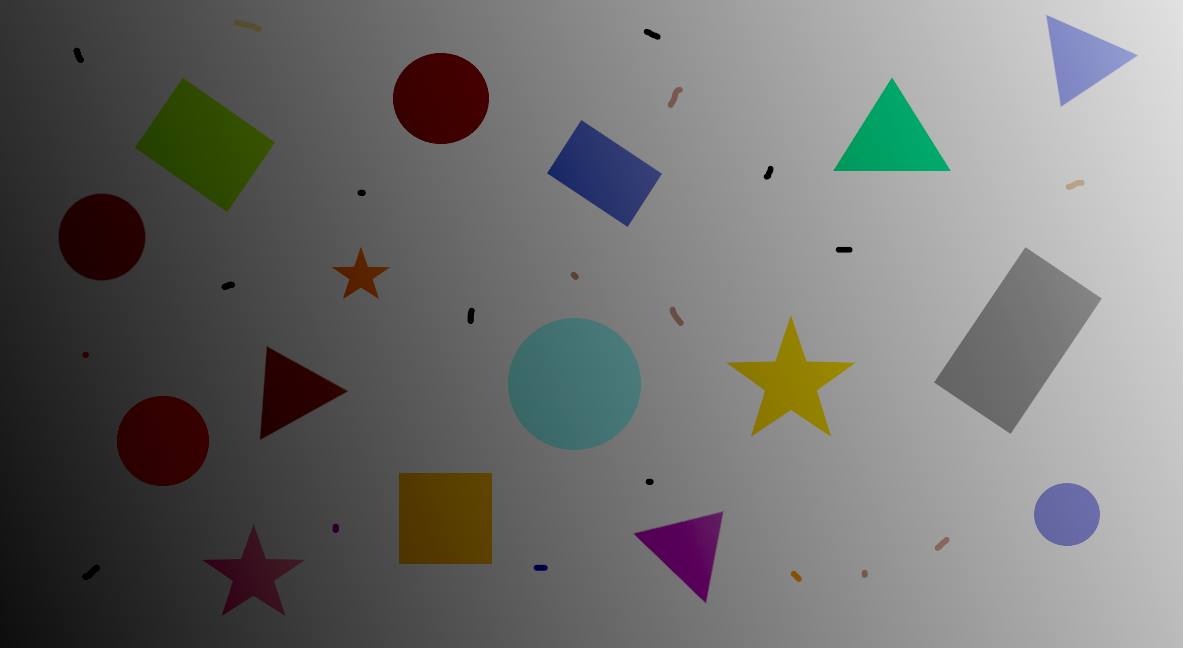
%> input picture cviko6/tvary.png, 1183 x 648 px
$ octave cv6.m   (GNU Octave 9; MATLAB toolbox functions it lacks are replaced by stand-ins)
%> lines starting %> are read from the running program, lines starting %| are printed output that depends on the picture; in (x1, y1, x2, y2) boxes, pixels count from 0 and x2, y2 are one past the last pixel; in counts of white or black regions, pixels touching at a corner belong together; the program's own positions count from 1
%% Cviko 6

A = imread('tvary.png');
%> A is the input picture: size 648x1183x3 uint8; mean R, G, B 112.9, 112.8, 111.3
A = im2gray(A);
%> A: size 648x1183 uint8
Ab = imbinarize(A,'adaptive','ForegroundPolarity','dark','Sensitivity',0.55);
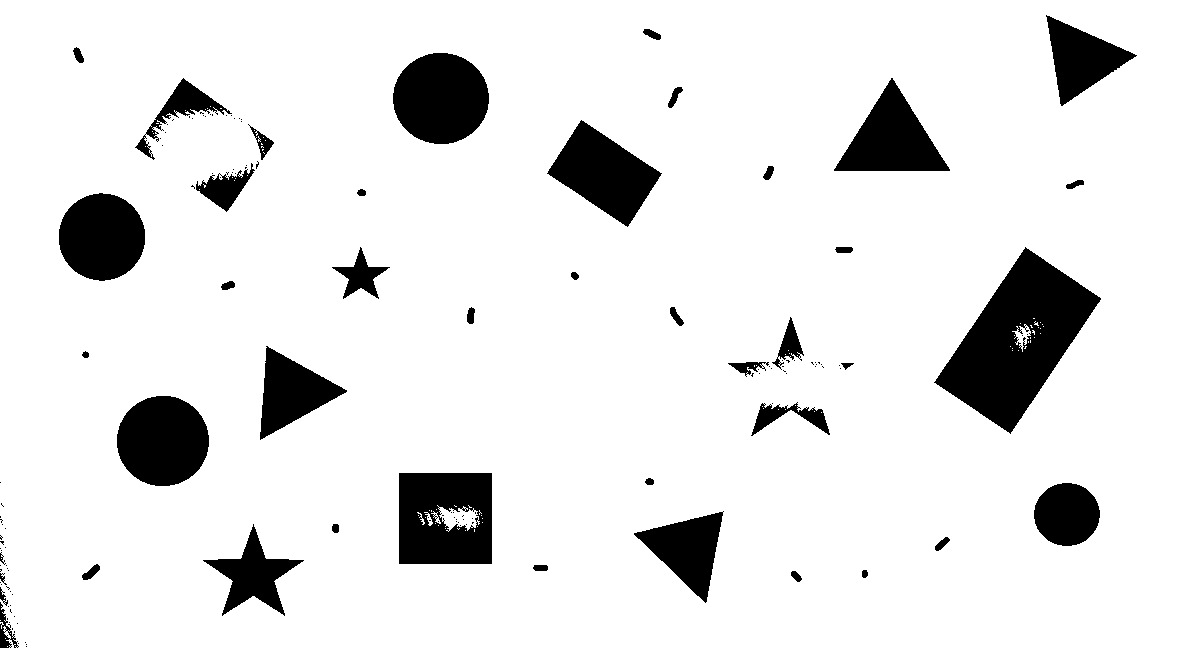
%> Ab: size 648x1183 logical; 89.6% white; 145 black regions (102 under 20 px), largest, box (x1, y1, x2, y2) and area: (934, 247, 1101, 434) 14673, (399, 473, 492, 564) 7680, (393, 53, 489, 144) 6864


Ab = ~Ab

filledImage = imfill(Ab, 'holes');
%> filledImage: size 648x1183 logical; 10.6% white; 125 white regions (82 under 20 px), largest, box (x1, y1, x2, y2) and area: (934, 247, 1101, 434) 14932, (399, 473, 492, 564) 8463, (393, 53, 489, 144) 6864
cleanedImage = imclearborder(filledImage);


imshow(cleanedImage);

%%

B  = cleanedImage;

B = bwareafilt(B,16);

imshowpair(cleanedImage,B,'montage')
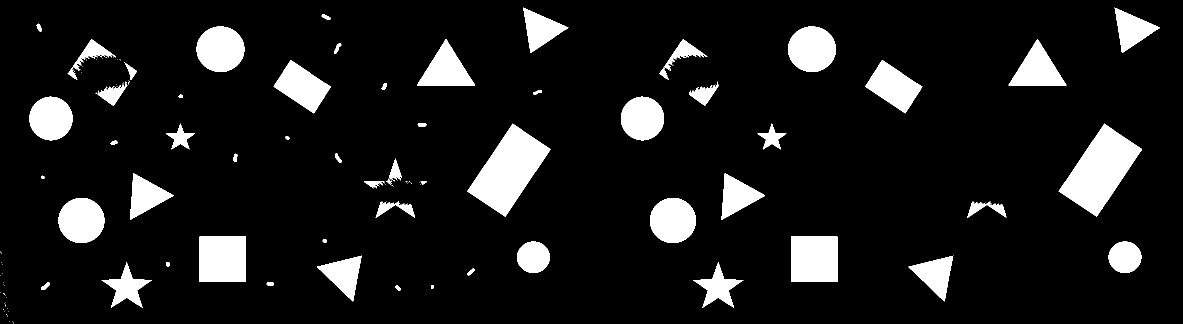
%> displayed picture: size 648x2366, on the screen's scale of 0 to 255 (shown at 1/2 size); 10.3% white; 128 white regions (73 under 20 px), largest, box (x1, y1, x2, y2) and area: (934, 247, 1101, 434) 14932, (2117, 247, 2284, 434) 14932, (399, 473, 492, 564) 8463

%%


props = regionprops(cleanedImage, 'Area', 'Solidity', 'Eccentricity');
%> props = 112 regions; largest, Area, Eccentricity and Solidity: 14932 0.827 0.986, 8463 0.206 1, 6864 0.312 0.989, 6533 0.194 0.988, 6141 0.757 0.981
h  = histogram([props.Area]);
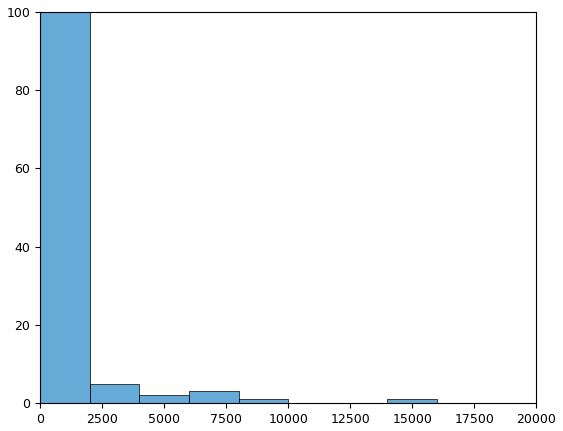
%> figure redrawn from the program's plot data; tallest bar 100 high, from x = 0 to 2000


%% odfiltrovat nekolecka

C = B;

Clb = bwlabel(C);
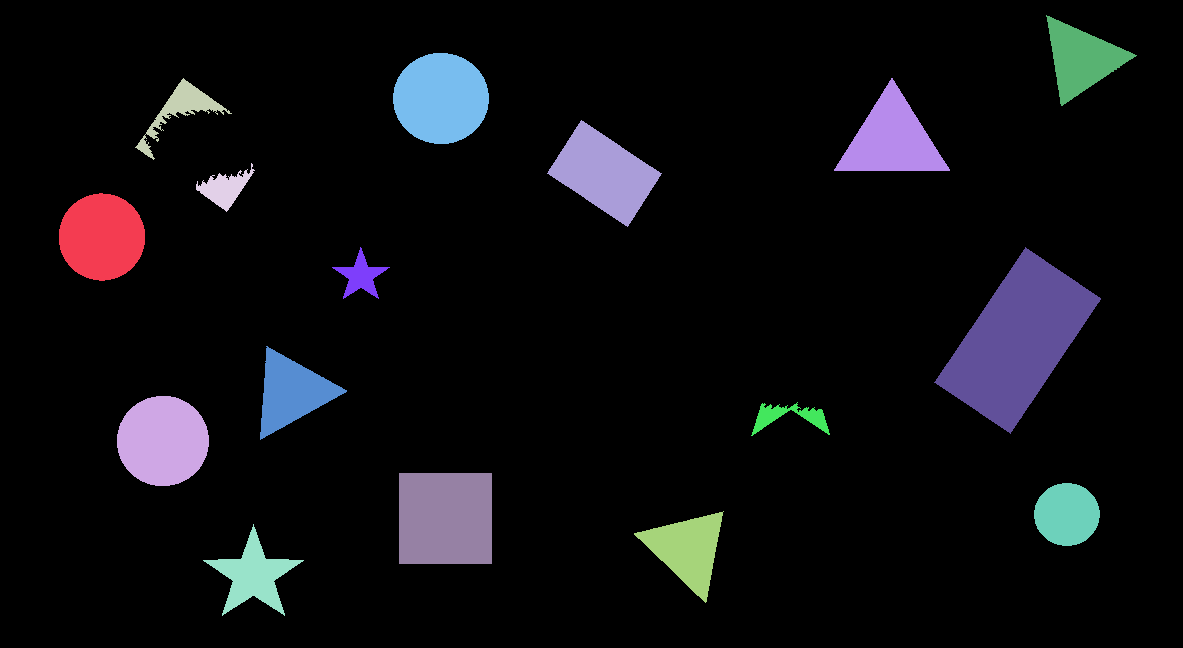
%> Clb: size 648x1183 double; 17 distinct labels, from 0 to 16; one colour per label, 0 black
props = regionprops(C, 'Circularity');
%> props = 16 items; first 5, Circularity: 0.996, 1, 0.1, 0.251, 0.294

[props.Circularity] > 0.9
%> ans = [true true false false false false false true false false false false false false true false]
kdeKolecka = find([props.Circularity] > 0.9);
%> kdeKolecka = [1 2 8 15]

E= label2rgb(Clb);
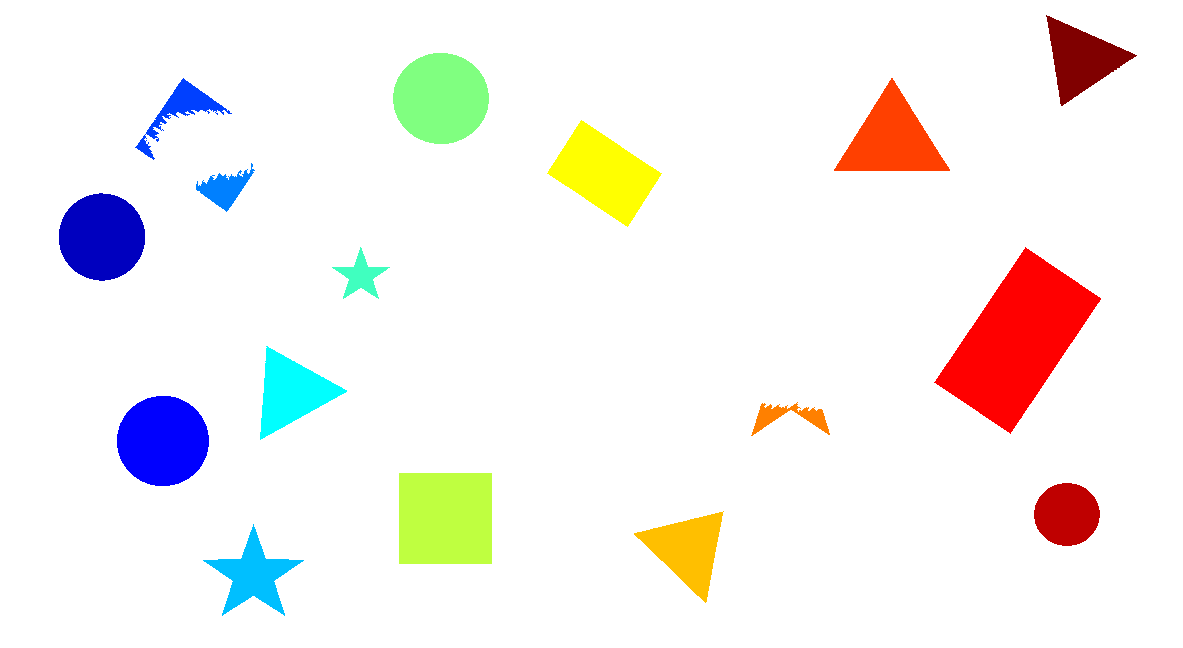
%> E: size 648x1183x3 uint8; mean R, G, B 244.5, 240.8, 238.3

F = ismember(Clb,kdeKolecka)
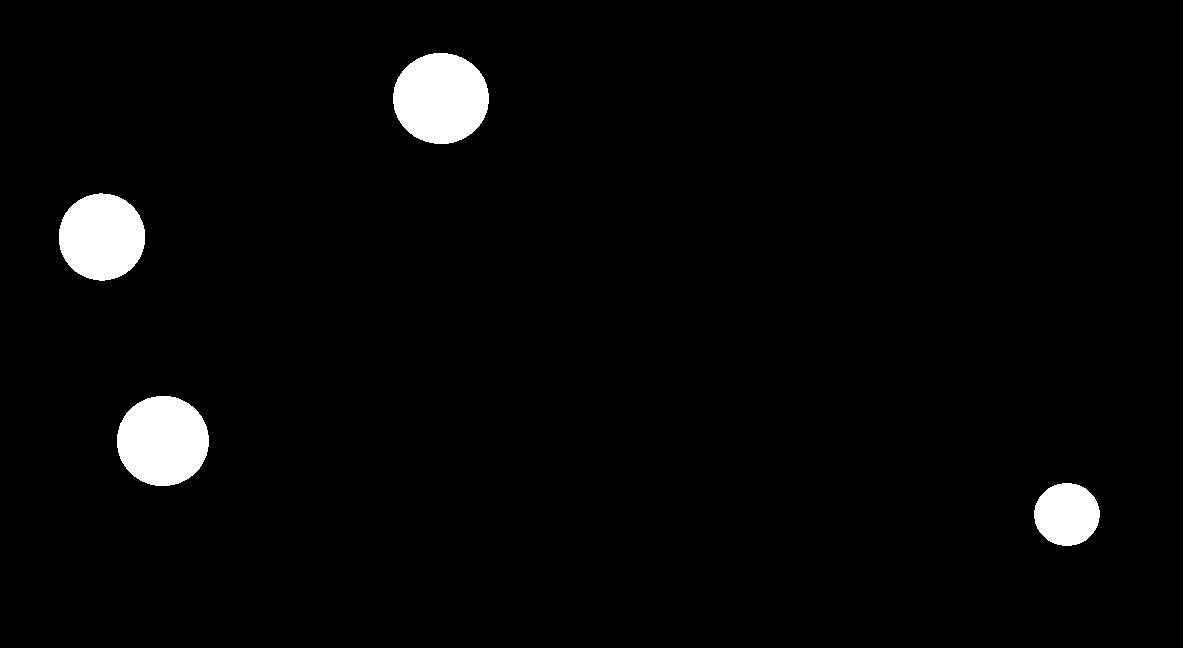
%> F: size 648x1183 logical; 2.9% white; 4 white regions, box (x1, y1, x2, y2) and area: (393, 53, 489, 144) 6864, (117, 396, 209, 486) 6533, (59, 193, 145, 281) 5918, (1034, 483, 1100, 546) 3243

imshow(F);


%%
